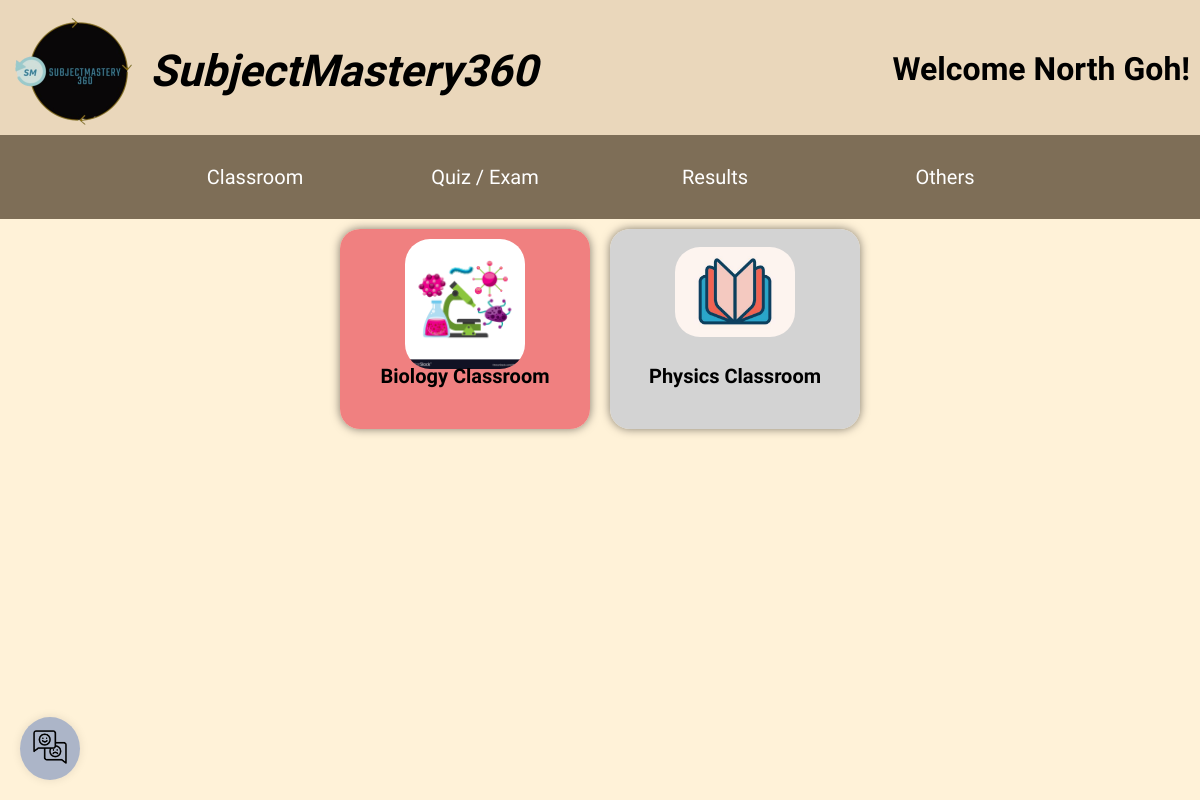
Screenshot of /php/stu-teac-index.php (signed in) with the database file from the repository.
### tables this page shows
CREATE TABLE `classroom_member` (
  `classroom_member_id` int(11) NOT NULL,
  `user_id` int(11) NOT NULL,
  `classroom_id` int(11) NOT NULL
);

CREATE TABLE `classroom` (
  `classroom_id` int(11) NOT NULL,
  `classroom_name` varchar(255) NOT NULL,
  `classroom_description` text NOT NULL,
  `classroom_code` varchar(7) NOT NULL,
  `classroom_picture` varchar(255) DEFAULT 'book.jpg',
  `classroom_color` varchar(255) DEFAULT 'Gray'
);

### php/stu-teac-index.php (the view, shortened to what this page needs)
<?php
    include "feature-usermenu.php";
    include "feature-feedbackbutton.php";
    $id = $_SESSION['id'];
    $query = "SELECT * FROM classroom_member cm JOIN classroom c ON cm.classroom_id = c.classroom_id WHERE cm.user_id = '$id'";
    $result = mysqli_query($connection, $query);
    if(mysqli_num_rows($result) == 0) {
        echo "<div style='text-align: center; margin-top: 100px; font-size: 30px;'>You are not a member of any classroom.</div>";
        exit();
    } else {
?>
<!DOCTYPE html>
<html lang="en">
<head>
    <link rel="stylesheet" href="../css/index.css">
    <link rel="stylesheet" href="../css/animation.css">
</head>
<body>
    <div class="flex-container">
        <?php
            while ($row = mysqli_fetch_assoc($result)) {
        ?>
            <div class="flex-box">
                <a href="stu-teac-classroompage.php?id=<?php echo $row['classroom_id'];?>">
                    <div class="link" style="background-color: <?php echo $row['classroom_color'].';';?>">
                        <div class="imagepic">
                            <img src="../data/image<?php echo $row['classroom_picture'];?>" width="100px">
                        </div>
                        <div class="classroom_name">
                            <p><b><?php echo $row['classroom_name']; ?></b></p>
                        </div>
                    </div>
                </a>
            </div>
        <?php
            }
        ?>
    </div>
</body>
</html>
<?php
    }
?>

### css/usermenu.css (style rules this page uses)
body { margin: 0; padding: 0; background-color: #FFF2D8; font-family: 'Exo 2', sans-serif; }
#allmenu { font-family: 'Exo 2', sans-serif; color: black; }
* { padding:0; margin: 0; }

### css/index.css (style rules this page uses)
* { margin: 0; padding: 0; box-sizing: border-box; }
.flex-container { width: 90%; margin: 0 auto; height: auto; display: flex; flex-direction: row; flex-wrap: wrap; display: flex; justify-content: center; align-items: center; }
.flex-box { width: 250px; height: 200px; color: white; font-size: 25px; text-align: center; line-height: 200px; border-radius: 20px; margin: 10px; box-shadow: 0 0 10px rgba(0, 0, 0, 0.5); }
.link { text-decoration: none; color: black; display: block; height: 100%; width: 100%; border-radius: 20px; transition: transform 0.2s; }
.flex-box a { text-decoration: none; color: white; }
.link img { width: 120px; height: auto; margin-bottom: 10px; border-radius: 25px; }
.imagepic { width: 100%; height: 125px; padding: 10px; }
.classroom_name { width: 100%; height: 100px; font-size: 20px; line-height: 25px; position: relative; top: 10px; overflow: hidden; display: -webkit-box; -webkit-line-clamp: 4; -webkit-box-orient: vertical; }

### css/animation.css (style rules this page uses)
body { animation: transitionIn 0.75s; }

### rows the page displays
classroom_member: classroom.classroom_picture (picture), classroom.classroom_name "Biology Classroom"
classroom_member: classroom.classroom_picture (picture), classroom.classroom_name "Physics Classroom"

### other values shown
$_SESSION['first_name'] "North"
$_SESSION['last_name'] "Goh"
